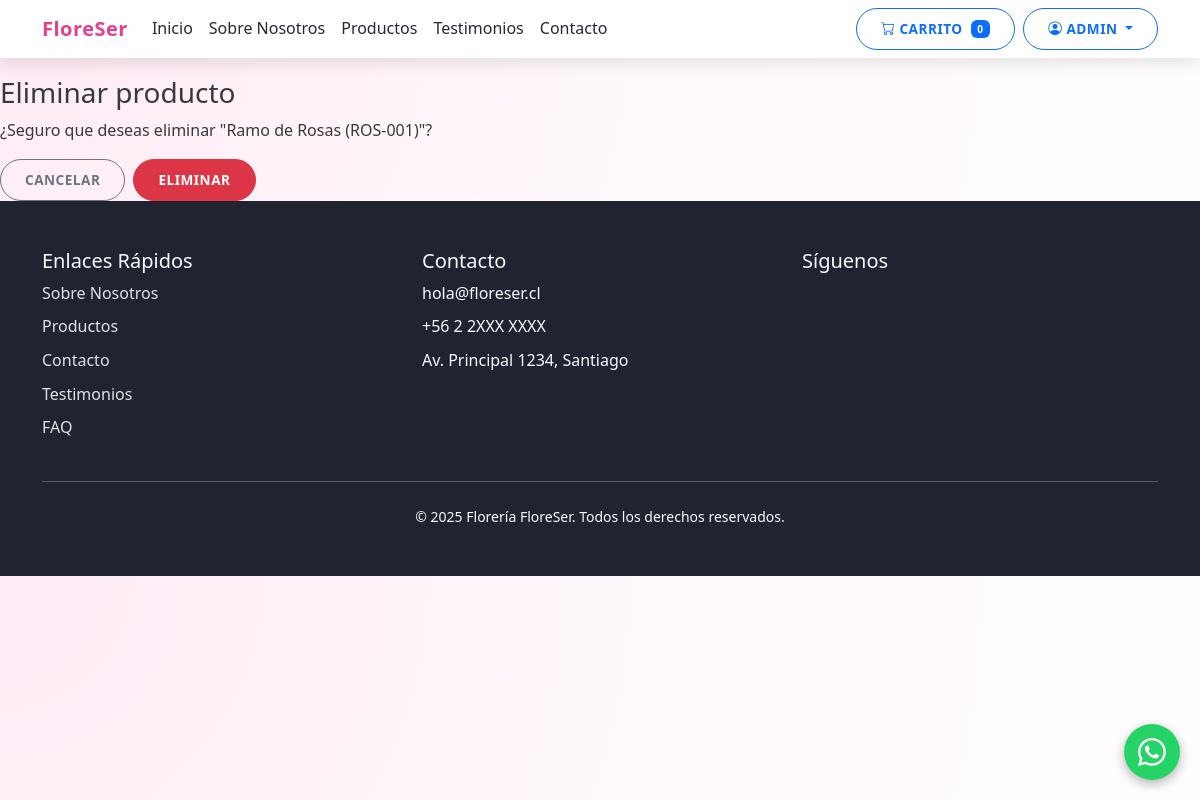
Page /productos/1/eliminar/ (signed in) on the committed database.
### apps/usuarios/models.py (models this page shows, shortened)
class Usuario(AbstractUser):
    class Roles(models.TextChoices):
        ADMINISTRADOR = 'Administrador', 'Administrador'
        EMPLEADO = 'Empleado', 'Empleado'
        CLIENTE = 'Cliente', 'Cliente'
        PROVEEDOR = 'Proveedor', 'Proveedor'
    rol = models.CharField(max_length=20, choices=Roles.choices, default=Roles.CLIENTE)
    activo = models.BooleanField(default=True)

### apps/productos/models.py (models this page shows)
class Producto(models.Model):
    class Categoria(models.TextChoices):
        AMOR_ANIVERSARIO = 'Amor y Aniversario', 'Amor y Aniversario'
        CUMPLEANOS = 'Cumpleaños', 'Cumpleaños'
        AGRADECIMIENTO = 'Agradecimiento', 'Agradecimiento'
        CONDOLENCIAS = 'Condolencias', 'Condolencias'
    sku = models.CharField(max_length=50, unique=True)
    nombre = models.CharField(max_length=150)
    descripcion = models.TextField(blank=True)
    categoria = models.CharField(max_length=100, choices=Categoria.choices)
    precio = models.DecimalField(max_digits=12, decimal_places=0, validators=[MinValueValidator(0)])
    stock = models.IntegerField(default=0, validators=[MinValueValidator(0)])
    stock_minimo = models.IntegerField(default=0, validators=[MinValueValidator(0)])
    imagen = models.ImageField(upload_to='productos/', blank=True, null=True)
    destacado = models.BooleanField(default=False)
    def __str__(self):
        return f"{self.nombre} ({self.sku})"

### apps/home/models.py (models this page shows, shortened)
class Config(models.Model):
    nombre_sitio = models.CharField(max_length=100, default='Florería FloreSer')
    logo = models.ImageField(upload_to='configuracion/', blank=True, null=True)
    favicon = models.ImageField(upload_to='configuracion/', blank=True, null=True)
    telefono = models.CharField(max_length=20, blank=True)
    email = models.EmailField(blank=True)
    direccion = models.TextField(blank=True)
    horario_atencion = models.CharField(max_length=100, blank=True)
    facebook_url = models.URLField(blank=True)
    instagram_url = models.URLField(blank=True)
    whatsapp_numero = models.CharField(max_length=20, blank=True)
    alto_imagen_destacado = models.PositiveIntegerField(
        default=220,
        help_text=_('Altura en píxeles para productos destacados en la página de inicio.'),
    )
    alto_imagen_producto = models.PositiveIntegerField(
        default=220,
        help_text=_('Altura en píxeles para imágenes del catálogo de productos.'),
    )
    alto_imagen_ocasion = models.PositiveIntegerField(
        default=230,
        help_text=_('Altura en píxeles para las tarjetas de "Comprar por Ocación".'),
    )
    class Meta:
        verbose_name = _('Configuración del Sitio')
        verbose_name_plural = _('Configuración del Sitio')
        db_table = 'home_config'   # <- nombre exacto que evita el error
        app_label = 'home'

### apps/productos/views.py (the view)
# urls.py: path('<int:pk>/eliminar/', producto_eliminar, name='eliminar'),
@role_required('Administrador', 'Empleado')
def producto_eliminar(request, pk: int):
    producto = get_object_or_404(Producto, pk=pk)
    if request.method == 'POST':
        producto.delete()
        messages.info(request, 'Producto eliminado.')
        return redirect('productos:gestion_lista')
    configuracion = Config.objects.first()
    return render(request, 'productos/confirmar_eliminar.html', {
        'obj': producto,
        'configuracion': configuracion,
    })

### templates/productos/confirmar_eliminar.html (shortened to what this page needs)
{% extends 'base.html' %}
{% block content %}
<h3>Eliminar producto</h3>
<p>¿Seguro que deseas eliminar "{{ obj }}"?</p>
<form method="post" class="d-flex gap-2">
  <a class="btn btn-outline-secondary" href="{% url 'productos:gestion_lista' %}">Cancelar</a>
  <button type="submit" class="btn btn-danger">Eliminar</button>
</form>
{% endblock %}

### templates/base.html (shortened to what this page needs)
<!DOCTYPE html>
{% load static %}
{% load i18n %}
<html lang="es">
<head>
    <link href="https://cdn.jsdelivr.net/npm/bootstrap@5.3.0/dist/css/bootstrap.min.css" rel="stylesheet">
    <link rel="stylesheet" href="https://cdn.jsdelivr.net/npm/bootstrap-icons@1.10.0/font/bootstrap-icons.css">
    <link rel="stylesheet" href="{% static 'css/styles.css' %}">
</head>
<body>
    <nav class="navbar navbar-expand-lg navbar-main fixed-top">
        <div class="container">
            <a class="navbar-brand" href="{% url 'home:index' %}">
                {% if configuracion and configuracion.logo %}
                <img src="{{ configuracion.logo.url }}" alt="{{ configuracion.nombre_sitio }}" height="40">
                {% else %}
                FloreSer
                {% endif %}
            </a>
            <div class="collapse navbar-collapse" id="navbarNav">
                {% url 'home:index' as home_url %}
                {% url 'home:sobre_nosotros' as sobre_url %}
                {% url 'productos:lista' as productos_url %}
                {% url 'home:testimonios' as testimonios_url %}
                {% url 'home:index' as home_url3 %}
                {% url 'pedidos:carrito' as carrito_url %}
                {% url 'clientes:perfil' as cli_perfil_url %}
                {% url 'clientes:mis_pedidos' as cli_misped_url %}
                {% url 'productos:crear' as prod_crear_url %}
                {% url 'admin:index' as admin_index_url %}
                {% url 'logout' as logout_url %}
                {% url 'login' as login_url %}
                <ul class="navbar-nav me-auto">
                    {% if home_url %}
                    <li class="nav-item">
                        <a class="nav-link" href="{{ home_url }}#inicio">Inicio</a>
                    </li>
                    {% endif %}
                    {% if sobre_url %}
                    <li class="nav-item">
                        <a class="nav-link" href="{{ sobre_url }}">Sobre Nosotros</a>
                    </li>
                    {% endif %}
                    {% if productos_url %}
                    <li class="nav-item">
                        <a class="nav-link" href="{{ productos_url }}">Productos</a>
                    </li>
                    {% endif %}
                    {% if testimonios_url %}
                    <li class="nav-item">
                        <a class="nav-link" href="{{ testimonios_url }}">Testimonios</a>
                    </li>
                    {% endif %}
                    {% if home_url3 %}
                    <li class="nav-item">
                        <a class="nav-link" href="{{ home_url3 }}#contacto">Contacto</a>
                    </li>
                    {% endif %}
                </ul>
                <div class="d-flex">
                    <a href="{{ carrito_url|default:'#' }}" class="btn btn-outline-primary me-2">
                        <i class="bi bi-cart"></i> Carrito
                        <span class="badge bg-primary ms-1">0</span>
                    </a>
                    {% if user.is_authenticated %}
                    <div class="dropdown">
                        <button class="btn btn-outline-primary dropdown-toggle" type="button" id="userDropdown" data-bs-toggle="dropdown">
                            <i class="bi bi-person-circle"></i> {{ user.username }}
                        </button>
                    </div>
                    {% endif %}
                </div>
            </div>
        </div>
    </nav>
    <div style="padding-top: 76px;">
        {% block content %}{% endblock %}
    </div>
    <footer class="footer-site py-5">
        <div class="container">
            <div class="row g-4">
                <div class="col-lg-4">
                    <h5>Enlaces Rápidos</h5>
                    <ul class="list-unstyled footer-links">
                        {% url 'home:sobre_nosotros' as sobre_url %}
                        {% url 'productos:lista' as prodf_url %}
                        {% url 'home:testimonios' as testimoniosf_url %}
                        {% url 'home:faq' as faq_url %}
                        <li class="mb-2">
                            <a href="{{ sobre_url|default:'#' }}" class="text-decoration-none">Sobre Nosotros</a>
                        </li>
                        <li class="mb-2">
                            <a href="{{ prodf_url|default:'#' }}" class="text-decoration-none">Productos</a>
                        </li>
                        <li class="mb-2">
                            <a href="{{ homef_url|default:'#' }}#contacto" class="text-decoration-none">Contacto</a>
                        </li>
                        <li class="mb-2">
                            <a href="{{ testimoniosf_url|default:'#' }}" class="text-decoration-none">Testimonios</a>
                        </li>
                        {% if faq_url %}
                        <li class="mb-2">
                            <a href="{{ faq_url }}" class="text-decoration-none">FAQ</a>
                        </li>
                        {% endif %}
                    </ul>
                </div>
                <div class="col-lg-4">
                    <h5>Contacto</h5>
                    <ul class="list-unstyled mb-0">
                        <li class="mb-2">
                            {% if configuracion and configuracion.email %}
                                {{ configuracion.email }}
                            {% else %}
                                hola@floreser.cl
                            {% endif %}
                        </li>
                        <li class="mb-2">
                            {% if configuracion and configuracion.telefono %}
                                {{ configuracion.telefono }}
                            {% else %}
                                +56 2 2XXX XXXX
                            {% endif %}
                        </li>
                        <li class="mb-2">
                            {% if configuracion and configuracion.direccion %}
                                {{ configuracion.direccion }}
                            {% else %}
                                Av. Principal 1234, Santiago
                            {% endif %}
                        </li>
                    </ul>
                </div>
                <div class="col-lg-4">
                    <h5>Síguenos</h5>
                </div>
            </div>
            <hr class="my-4">
            <div class="text-center">
                <p class="mb-0 small">&copy; {% now "Y" %} {% if configuracion %}{{ configuracion.nombre_sitio }}{% else %}Florería FloreSer{% endif %}. Todos los derechos reservados.</p>
            </div>
        </div>
    </footer>
    {% if configuracion and configuracion.whatsapp_numero %}
    <a href="https://wa.me/{{ configuracion.whatsapp_numero }}" class="whatsapp-float" target="_blank" aria-label="Chat por WhatsApp">
        <i class="bi bi-whatsapp"></i>
    </a>
    {% endif %}
</body>
</html>

### static/css/styles.css (style rules this page uses)
:root { --primary-color: #e83e8c; --secondary-color: #ffd6e8; --accent-color: #ff7f50; --light-color: #fff7fb; --dark-color: #343a40; --gray-100: #f8f9fa; --gray-200: #eceff4; --gray-600: #6c757d; --box-shadow: 0 0.5rem 1rem rgba(232, 62, 140, 0.15); --transition: all 0.3s ease; }
body { font-family: 'Segoe UI', Tahoma, Geneva, Verdana, sans-serif; color: var(--dark-color); line-height: 1.6; background: radial-gradient(circle at top left, #ffeaf5 0, #fff7fb 40%, #ffffff 100%); }
.navbar-brand { font-weight: 700; letter-spacing: 0.5px; }
.navbar-main, .navbar-main.bg-dark, .navbar-main.navbar-dark { background-color: #ffffff !important; box-shadow: 0 0.35rem 1rem rgba(0, 0, 0, 0.1); z-index: 1030; }
.navbar-main .navbar-brand { font-weight: 700; letter-spacing: 0.5px; color: var(--primary-color) !important; }
.navbar-main .navbar-nav .nav-link { color: #252932 !important; font-weight: 500; }
.btn { padding: 0.6rem 1.5rem; border-radius: 50px; font-weight: 600; transition: var(--transition); text-transform: uppercase; font-size: 0.85rem; letter-spacing: 0.5px; }
.footer-site { background: #1f2430; color: #f8f9fa; }
.footer-site h5 { color: #f8f9fa; }
.footer-site .footer-links a { color: #dee2e6; }
.whatsapp-float { position: fixed; right: 20px; bottom: 20px; z-index: 1050; width: 56px; height: 56px; border-radius: 50%; background-color: #25d366; color: #fff; display: flex; align-items: center; justify-content: center; font-size: 28px; box-shadow: 0 4px 12px rgba(0, 0, 0, .3); transition: transform .2s ease, box-shadow .2s ease, background-color .2s ease; }

### rows in the picture
Usuario: username "ADMIN"
Producto: nombre+sku "Ramo de Rosas (ROS-001)"
Config: nombre_sitio "Florería FloreSer"
